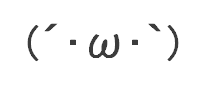
#> input picture data/shobon.png, 206 x 92 px
$ python main.py
#> lines starting #> are read from the running program, lines starting #| are printed output that depends on the picture
import numpy as np
from PIL import Image
import matplotlib.pyplot as plt
from GPy.models.gplvm import GPLVM

def img_save(x, f_name):
    plt.figure(figsize=(12, 2))
    plt.scatter(x[:,0], x[:,1], c='black')
    plt.tick_params(labelbottom=False,
                    labelleft=False,
                    labelright=False,
                    labeltop=False)
    plt.tick_params(bottom=False,
                    left=False,
                    right=False,
                    top=False)
    plt.gca().spines['right'].set_visible(False)
    plt.gca().spines['top'].set_visible(False)
    plt.gca().spines['left'].set_visible(False)
    plt.gca().spines['bottom'].set_visible(False)
    plt.savefig(f_name)

if __name__ == "__main__":
    np.random.seed(3)

    image = np.asarray(Image.open('./data/shobon.png').convert('L'))

    # binarization
    a = np.where(image < 240)
#> a = 896 positions, rows 23 to 60, columns 27 to 178
    shobon = np.c_[a[1], np.flipud(a[0])]
#> shobon = 896 pairs, first value 27 to 178, second value 23 to 60
    img_save(shobon, f_name='shobon.png')
#> in img_save, `plt.savefig(f_name)`:
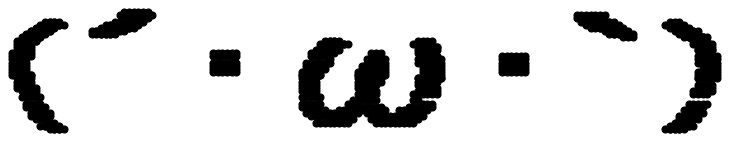
#> figure drawn by matplotlib, 1 panel

    # high dimension
    dim = 100
    w = np.random.normal(size=2*dim).reshape(2, dim)
    high = shobon @ w
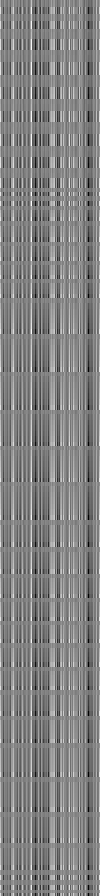
#> high: shape (896, 100) float64; min -493.7, max 447.1, mean -12.6; drawn with min black and max white
    high = high + np.random.normal(size=high.shape[0]*high.shape[1]).reshape(high.shape[0], high.shape[1])

    # latent
#> (the run stopped early here; a loop or call above may not have finished)
